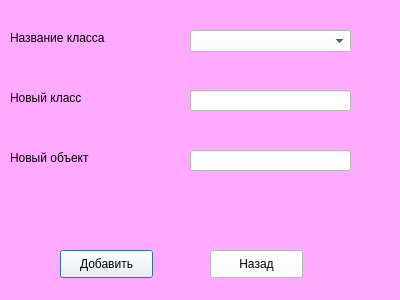
<?xml version="1.0" encoding="UTF-8"?>
<ui version="4.0">
 <class>Dialog</class>
 <widget class="QDialog" name="Dialog">
  <property name="geometry">
   <rect>
    <x>0</x>
    <y>0</y>
    <width>400</width>
    <height>300</height>
   </rect>
  </property>
  <property name="contextMenuPolicy">
   <enum>Qt::DefaultContextMenu</enum>
  </property>
  <property name="windowTitle">
   <string>Dialog</string>
  </property>
  <property name="styleSheet">
   <string notr="true">background-color: rgb(255, 170, 255);</string>
  </property>
  <widget class="QPushButton" name="add_button">
   <property name="geometry">
    <rect>
     <x>60</x>
     <y>250</y>
     <width>93</width>
     <height>28</height>
    </rect>
   </property>
   <property name="styleSheet">
    <string notr="true">background-color: rgb(255, 255, 255);</string>
   </property>
   <property name="text">
    <string>Добавить</string>
   </property>
  </widget>
  <widget class="QLineEdit" name="new_object">
   <property name="geometry">
    <rect>
     <x>190</x>
     <y>150</y>
     <width>161</width>
     <height>21</height>
    </rect>
   </property>
   <property name="styleSheet">
    <string notr="true">background-color: rgb(255, 255, 255);</string>
   </property>
  </widget>
  <widget class="QLabel" name="label">
   <property name="geometry">
    <rect>
     <x>10</x>
     <y>150</y>
     <width>130</width>
     <height>16</height>
    </rect>
   </property>
   <property name="font">
    <font>
     <pointsize>9</pointsize>
    </font>
   </property>
   <property name="text">
    <string>Новый объект</string>
   </property>
  </widget>
  <widget class="QLabel" name="label_2">
   <property name="geometry">
    <rect>
     <x>10</x>
     <y>30</y>
     <width>130</width>
     <height>16</height>
    </rect>
   </property>
   <property name="font">
    <font>
     <pointsize>9</pointsize>
    </font>
   </property>
   <property name="text">
    <string>Название класса</string>
   </property>
  </widget>
  <widget class="QComboBox" name="class_box">
   <property name="geometry">
    <rect>
     <x>190</x>
     <y>30</y>
     <width>161</width>
     <height>22</height>
    </rect>
   </property>
   <property name="mouseTracking">
    <bool>false</bool>
   </property>
   <property name="tabletTracking">
    <bool>false</bool>
   </property>
   <property name="styleSheet">
    <string notr="true">background-color: rgb(255, 255, 255);</string>
   </property>
   <property name="editable">
    <bool>false</bool>
   </property>
   <property name="frame">
    <bool>true</bool>
   </property>
  </widget>
  <widget class="QPushButton" name="back_button">
   <property name="geometry">
    <rect>
     <x>210</x>
     <y>250</y>
     <width>93</width>
     <height>28</height>
    </rect>
   </property>
   <property name="styleSheet">
    <string notr="true">background-color: rgb(255, 255, 255);</string>
   </property>
   <property name="text">
    <string>Назад</string>
   </property>
  </widget>
  <widget class="QLabel" name="label_3">
   <property name="geometry">
    <rect>
     <x>10</x>
     <y>90</y>
     <width>130</width>
     <height>16</height>
    </rect>
   </property>
   <property name="font">
    <font>
     <pointsize>9</pointsize>
    </font>
   </property>
   <property name="text">
    <string>Новый класс</string>
   </property>
  </widget>
  <widget class="QLineEdit" name="new_class">
   <property name="geometry">
    <rect>
     <x>190</x>
     <y>90</y>
     <width>161</width>
     <height>21</height>
    </rect>
   </property>
   <property name="styleSheet">
    <string notr="true">background-color: rgb(255, 255, 255);</string>
   </property>
  </widget>
 </widget>
 <resources/>
 <connections/>
</ui>
